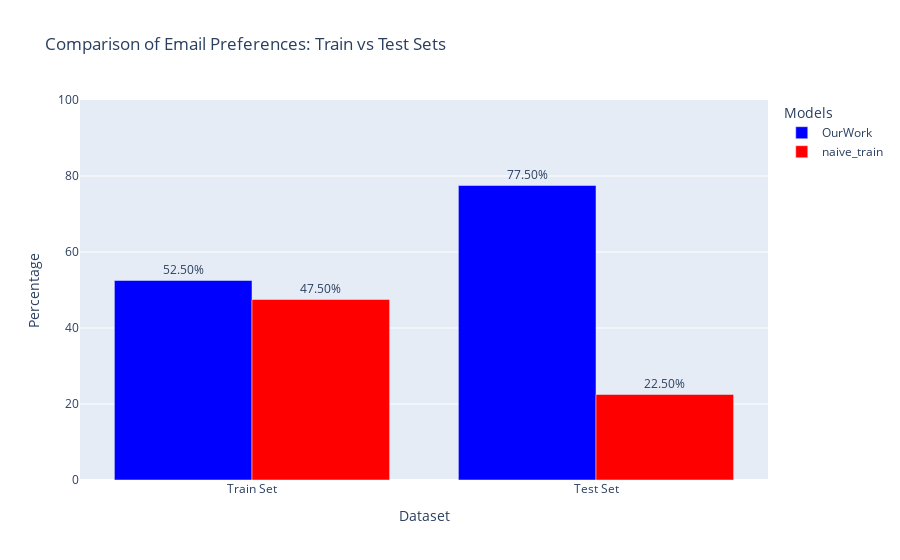

The notebook cell this image was saved under:
### Code cell
plot_email_preferences_comparison(train, email_preferences)

### Figure 1 — Plotly figure (JSON) as saved in the notebook; plotly's stock layout.template omitted (floating-point values rounded to 4 significant figures)
{"data": [{"marker": {"color": "blue"}, "name": "OurWork", "text": ["52.50%", "77.50%"], "textposition": "outside", "type": "bar", "x": ["Train Set", "Test Set"], "y": [52.5, 77.5]}, {"marker": {"color": "red"}, "name": "naive_train", "text": ["47.50%", "22.50%"], "textposition": "outside", "type": "bar", "x": ["Train Set", "Test Set"], "y": [47.5, 22.5]}], "layout": {"barmode": "group", "legend": {"title": {"text": "Models"}}, "title": {"text": "Comparison of Email Preferences: Train vs Test Sets"}, "xaxis": {"title": {"text": "Dataset"}}, "yaxis": {"range": [0, 100], "title": {"text": "Percentage"}}}}
